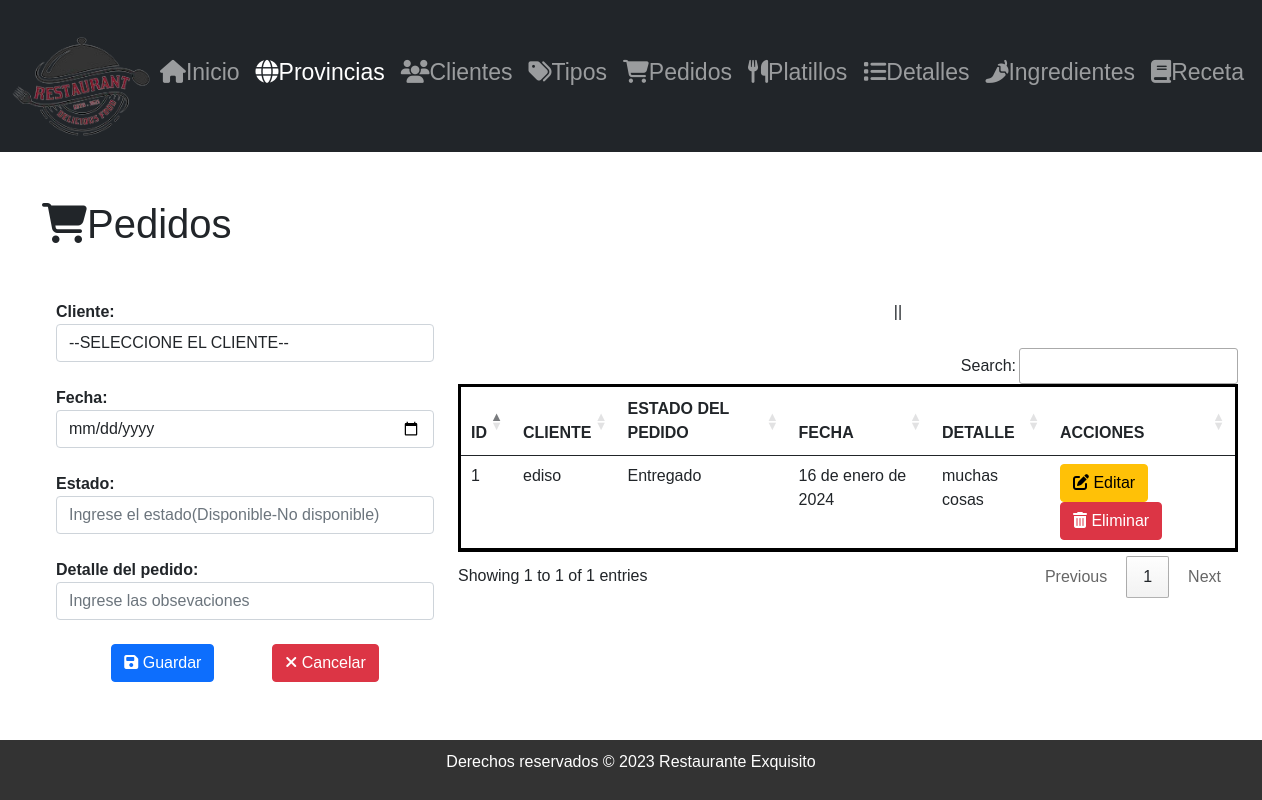
Page /listadoPedidos/ on the earlier database version.
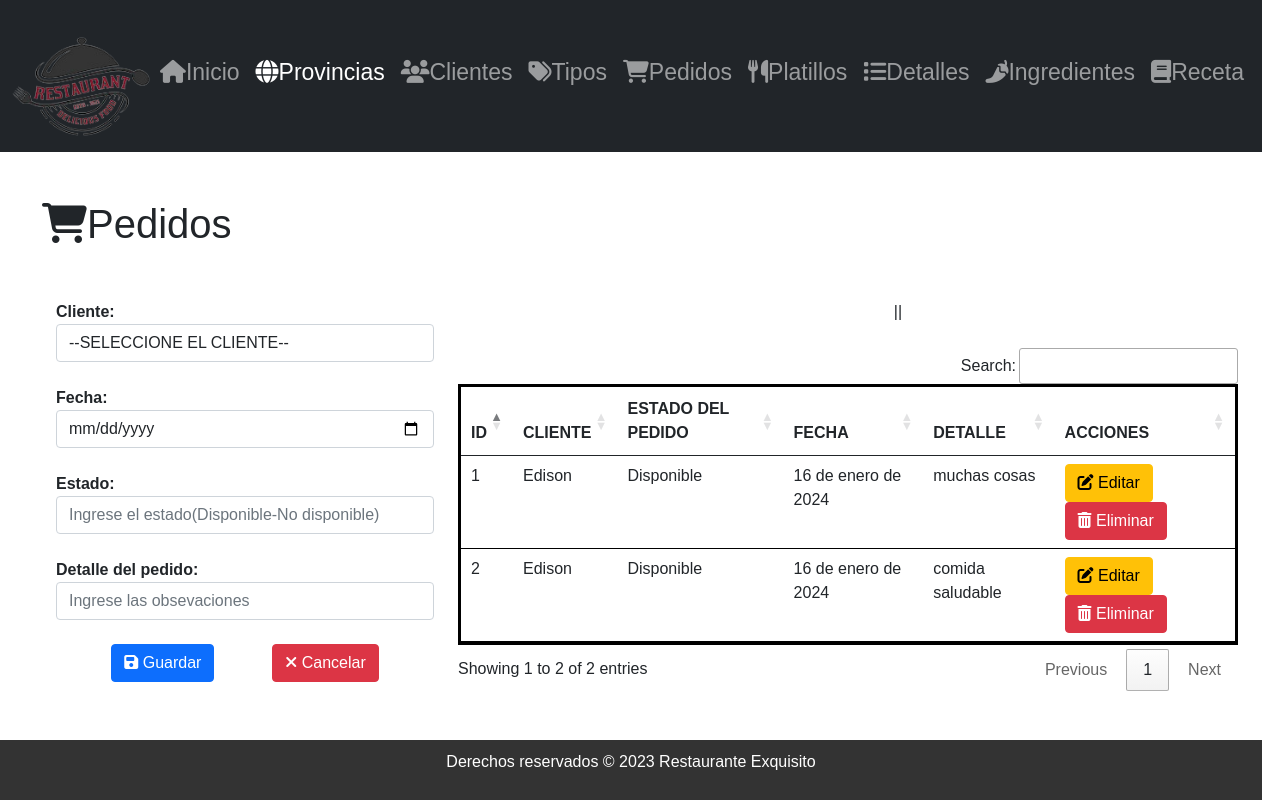
Same page on the later database version.
### Aplicaciones/Facturacion/models.py (models this page shows, shortened)
class Pedido(models.Model):
    id_ed = models.AutoField(primary_key=True)
    fecha_ed = models.DateField()
    estado_ed = models.CharField(max_length=50)
    observaciones_ed = models.TextField()
    cliente_ed = models.ForeignKey(Cliente, null=True, blank=True, on_delete=models.PROTECT)

class Cliente(models.Model):
    id_ed = models.AutoField(primary_key=True)
    cedula_ed = models.CharField(max_length=10)
    apellido_ed = models.CharField(max_length=150,null=True, blank=True)
    nombre_ed = models.CharField(max_length=150)
    direccion_ed = models.CharField(max_length=150,null=True, blank=True)
    fecha_nacimiento_ed = models.DateField(null=True, blank=True)
    correo_ed = models.EmailField()
    provincia_ed = models.ForeignKey(Provincia, null=True, blank=True, on_delete=models.PROTECT)

### Aplicaciones/Facturacion/views.py (the view)
# urls.py: path('listadoPedidos/',views.listadoPedidos),
def listadoPedidos(request):
    pedidosBdd = Pedido.objects.all()
    clienteBdd = Cliente.objects.all()
    return render(request, 'listadoPedidos.html', {'pedidos': pedidosBdd, 'clientes': clienteBdd})

### Aplicaciones/Facturacion/templates/listadoPedidos.html (shortened to what this page needs)
{% extends "./plantilla.html"%}
  {% load static %}
  {%block contenido%}
    <h1><i class="fas fa-shopping-cart"></i>Pedidos</h1>
    <br>
    <ul>
        <div class="row">
              <div class="col-md-4" style="overflow-y: auto; ">
                <form action="/guardarPedido/" method="post" enctype="multipart/form-data" id="frm_nuevo_pedido">
                    <b>Cliente:</b>
                    <select class="form-control" name="id_cliente" required>
                      <option value="">--SELECCIONE EL CLIENTE--</option>
                    </select>
                    <br>
                      <b>Fecha:</b>
                      <input type="date" name="fecha_ed" value="" class="form-control" placeholder="Ingrese la fecha " required>
                      <br>
                      <b>Estado: </b>
                      <input type="text" name="estado_ed" id="estado_ed" class="form-control" placeholder="Ingrese el estado(Disponible-No disponible)" required>
                      <br>
                      <b>Detalle del pedido:</b>
                      <input type="text" name="observaciones_ed" value="" id="observaciones_ed" placeholder="Ingrese las obsevaciones" class="form-control" required>
                        <br>
                    <center>
                        <button type="submit" name="button" class="btn btn-primary"><i class="fas fa-save"></i> Guardar</button>
                        <button type="submit" name="button" class="btn btn-danger"><i class="fas fa-times"></i> Cancelar</button>
                    </center>
                </form>
            </div>
            <div class="col-md-8">
        <div class="d-flex justify-content-center align-items-center">
          <img class="imagen img-fluid" src="{% static 'img/uni.png' %}" alt="" style="max-width: 800px; height: auto;">||
        </div>
        <br>
                <table class="table" id="tbl_pedidos">
                    <thead>
                        <tr>
                            <th>ID</th>
                            <th>CLIENTE</th>
                            <th>ESTADO DEL PEDIDO</th>
                            <th>FECHA</th>
                            <th>DETALLE</th>
                            <th>ACCIONES</th>
                        </tr>
                    </thead>
                    <tbody>
                        {% for pedido in pedidos %}
                            <tr>
                                <td>{{ pedido.id_ed }}</td>
                                <td>{{pedido.cliente_ed.nombre_ed}}</td>
                                <td>{{ pedido.estado_ed }}</td>
                                <td>{{ pedido.fecha_ed }}</td>
                                <td>{{ pedido.observaciones_ed }}</td>
                                <td>
                                    <a href="/editarPedido/{{pedido.id_ed}}" class="btn btn-warning"> <i class="fas fa-edit"></i> Editar</a>
                                    <a href="javascript:void(0)"
                                    onclick="eliminarPedido('/eliminarPedido/{{pedido.id_ed}}');"class="btn btn-danger"><i class="fas fa-trash-alt"></i> Eliminar</a>
                                </td>
                            </tr>
                        {% endfor %}
                    </tbody>
                </table>
            <br>
    </ul>
  {%endblock%}

Differences in the rows shown:
changed Pedido "muchas cosas": cliente_ed.nombre_ed "ediso" → "Edison"; estado_ed "Entregado" → "Disponible"
added Pedido: id_ed "2", cliente_ed.nombre_ed "Edison", estado_ed "Disponible", fecha_ed "16 de enero de 2024", observaciones_ed "comida saludable"
Other differences:
text written by a page script: "Search: Showing 1 to 1 of 1 entries Previous 1 Next" → "Search: Showing 1 to 2 of 2 entries Previous 1 Next"
